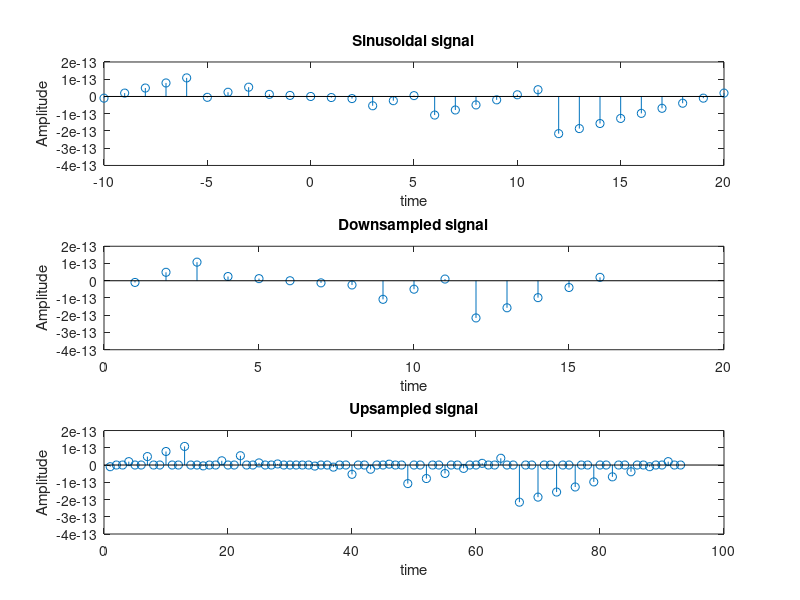

Recreate this plot in MATLAB.
clc;
clear all;
close all;
%continuous sinusoidal signal
a=input('Enter the amplitude:');
f=input('Enter the Timeperiod:');
t=-10:1:20;
x=a*sin(2*pi*f*t);
subplot(3,1,1);
stem(t,x);
xlabel('time');
ylabel('Amplitude');
title('Sinusoidal signal');

%downsampling the signal
y4=downsample(x,2);
subplot(3,1,2);
stem(y4);
xlabel('time');
ylabel('Amplitude');
title('Downsampled signal');
%upsampling the signal
y5=upsample(x,3);
subplot(3,1,3);
stem(y5);
xlabel('time');
ylabel('Amplitude');
title('Upsampled signal');